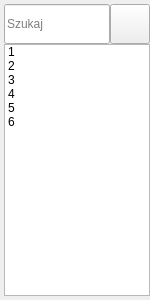
     <widget class="QWidget" name="leftMenu" native="true">
      <property name="minimumSize">
       <size>
        <width>150</width>
        <height>300</height>
       </size>
      </property>
      <property name="maximumSize">
       <size>
        <width>150</width>
        <height>16777215</height>
       </size>
      </property>
      <layout class="QVBoxLayout" name="verticalLayout_2">
       <property name="spacing">
        <number>0</number>
       </property>
       <property name="leftMargin">
        <number>4</number>
       </property>
       <property name="topMargin">
        <number>4</number>
       </property>
       <property name="rightMargin">
        <number>0</number>
       </property>
       <property name="bottomMargin">
        <number>4</number>
       </property>
       <item>
        <layout class="QHBoxLayout" name="horizontalLayout_2">
         <property name="spacing">
          <number>0</number>
         </property>
         <item alignment="Qt::AlignmentFlag::AlignBottom">
          <widget class="QLineEdit" name="searchBar">
           <property name="minimumSize">
            <size>
             <width>0</width>
             <height>40</height>
            </size>
           </property>
           <property name="font">
            <font>
             <pointsize>9</pointsize>
            </font>
           </property>
           <property name="placeholderText">
            <string>Szukaj</string>
           </property>
           <property name="clearButtonEnabled">
            <bool>false</bool>
           </property>
          </widget>
         </item>
         <item alignment="Qt::AlignmentFlag::AlignBottom">
          <widget class="QPushButton" name="addOrderButton">
           <property name="minimumSize">
            <size>
             <width>40</width>
             <height>40</height>
            </size>
           </property>
           <property name="maximumSize">
            <size>
             <width>40</width>
             <height>40</height>
            </size>
           </property>
           <property name="cursor">
            <cursorShape>PointingHandCursor</cursorShape>
           </property>
           <property name="icon">
            <iconset resource="resource.qrc">
             <normaloff>:/icons/resources/icons/cil-library-add.png</normaloff>:/icons/resources/icons/cil-library-add.png</iconset>
           </property>
           <property name="iconSize">
            <size>
             <width>24</width>
             <height>24</height>
            </size>
           </property>
          </widget>
         </item>
        </layout>
       </item>
       <item>
        <widget class="QListWidget" name="listWidget">
         <property name="cursor" stdset="0">
          <cursorShape>ArrowCursor</cursorShape>
         </property>
         <item>
          <property name="text">
           <string>1</string>
          </property>
         </item>
         <item>
          <property name="text">
           <string>2</string>
          </property>
         </item>
         <item>
          <property name="text">
           <string>3</string>
          </property>
         </item>
         <item>
          <property name="text">
           <string>4</string>
          </property>
         </item>
         <item>
          <property name="text">
           <string>5</string>
          </property>
         </item>
         <item>
          <property name="text">
           <string>6</string>
          </property>
         </item>
        </widget>
       </item>
      </layout>
     </widget>
